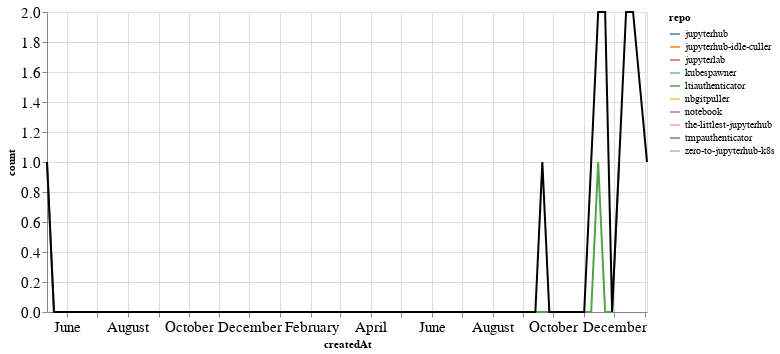

Notebook code cell kept with this figure:
### Markdown cell above
### PRs

### Code cell
prs_time = prs.groupby('repo').resample('W', on='createdAt').count()['author'].reset_index()
prs_time = prs_time.rename(columns={'author': 'count'})
prs_time_total = prs_time.groupby('createdAt').agg({"count": "sum"}).reset_index()

ch1 = alt.Chart(prs_time, width=600).mark_line().encode(
    x='createdAt',
    y='count',
    color='repo',
    tooltip="repo"
)

ch2 = alt.Chart(prs_time_total, width=600).mark_line(color="black").encode(
    x='createdAt',
    y='count',
)

ch1 + ch2

### Figure 1 — Vega-Lite specification as saved in the notebook (floating-point values rounded to 4 significant figures)
{"config": {"axisLeft": {"labelFontSize": 15}, "axisBottom": {"labelFontSize": 15}}, "layer": [{"data": {"name": "data-105542492e6cd812f9d038ef49827cc3"}, "mark": "line", "encoding": {"color": {"type": "nominal", "field": "repo"}, "tooltip": {"type": "nominal", "field": "repo"}, "x": {"type": "temporal", "field": "createdAt"}, "y": {"type": "quantitative", "field": "count"}}, "width": 600}, {"data": {"name": "data-6fc4886dbb0f122927dcd20757f71162"}, "mark": {"type": "line", "color": "black"}, "encoding": {"x": {"type": "temporal", "field": "createdAt"}, "y": {"type": "quantitative", "field": "count"}}, "width": 600}], "$schema": "https://vega.github.io/schema/vega-lite/v4.8.1.json", "datasets": {"data-105542492e6cd812f9d038ef49827cc3": [{"repo": "jupyterhub", "createdAt": "2020-09-20T00:00:00", "count": 1}, {"repo": "jupyterhub-idle-culler", "createdAt": "2020-11-15T00:00:00", "count": 1}, {"repo": "jupyterlab", "createdAt": "2020-11-22T00:00:00", "count": 1}, {"repo": "kubespawner", "createdAt": "2020-12-13T00:00:00", "count": 1}, {"repo": "ltiauthenticator", "createdAt": "2019-05-12T00:00:00", "count": 1}, {"repo": "ltiauthenticator", "createdAt": "2019-05-19T00:00:00", "count": 0}, {"repo": "ltiauthenticator", "createdAt": "2019-05-26T00:00:00", "count": 0}, {"repo": "ltiauthenticator", "createdAt": "2019-06-02T00:00:00", "count": 0}, {"repo": "ltiauthenticator", "createdAt": "2019-06-09T00:00:00", "count": 0}, {"repo": "ltiauthenticator", "createdAt": "2019-06-16T00:00:00", "count": 0}, {"repo": "ltiauthenticator", "createdAt": "2019-06-23T00:00:00", "count": 0}, {"repo": "ltiauthenticator", "createdAt": "2019-06-30T00:00:00", "count": 0}, {"repo": "ltiauthenticator", "createdAt": "2019-07-07T00:00:00", "count": 0}, {"repo": "ltiauthenticator", "createdAt": "2019-07-14T00:00:00", "count": 0}, {"repo": "ltiauthenticator", "createdAt": "2019-07-21T00:00:00", "count": 0}, {"repo": "ltiauthenticator", "createdAt": "2019-07-28T00:00:00", "count": 0}, {"repo": "ltiauthenticator", "createdAt": "2019-08-04T00:00:00", "count": 0}, {"repo": "ltiauthenticator", "createdAt": "2019-08-11T00:00:00", "count": 0}, {"repo": "ltiauthenticator", "createdAt": "2019-08-18T00:00:00", "count": 0}, {"repo": "ltiauthenticator", "createdAt": "2019-08-25T00:00:00", "count": 0}, {"repo": "ltiauthenticator", "createdAt": "2019-09-01T00:00:00", "count": 0}, {"repo": "ltiauthenticator", "createdAt": "2019-09-08T00:00:00", "count": 0}, {"repo": "ltiauthenticator", "createdAt": "2019-09-15T00:00:00", "count": 0}, {"repo": "ltiauthenticator", "createdAt": "2019-09-22T00:00:00", "count": 0}, {"repo": "ltiauthenticator", "createdAt": "2019-09-29T00:00:00", "count": 0}, {"repo": "ltiauthenticator", "createdAt": "2019-10-06T00:00:00", "count": 0}, {"repo": "ltiauthenticator", "createdAt": "2019-10-13T00:00:00", "count": 0}, {"repo": "ltiauthenticator", "createdAt": "2019-10-20T00:00:00", "count": 0}, {"repo": "ltiauthenticator", "createdAt": "2019-10-27T00:00:00", "count": 0}, {"repo": "ltiauthenticator", "createdAt": "2019-11-03T00:00:00", "count": 0}, {"repo": "ltiauthenticator", "createdAt": "2019-11-10T00:00:00", "count": 0}, {"repo": "ltiauthenticator", "createdAt": "2019-11-17T00:00:00", "count": 0}, {"repo": "ltiauthenticator", "createdAt": "2019-11-24T00:00:00", "count": 0}, {"repo": "ltiauthenticator", "createdAt": "2019-12-01T00:00:00", "count": 0}, {"repo": "ltiauthenticator", "createdAt": "2019-12-08T00:00:00", "count": 0}, {"repo": "ltiauthenticator", "createdAt": "2019-12-15T00:00:00", "count": 0}, {"repo": "ltiauthenticator", "createdAt": "2019-12-22T00:00:00", "count": 0}, {"repo": "ltiauthenticator", "createdAt": "2019-12-29T00:00:00", "count": 0}, {"repo": "ltiauthenticator", "createdAt": "2020-01-05T00:00:00", "count": 0}, {"repo": "ltiauthenticator", "createdAt": "2020-01-12T00:00:00", "count": 0}, {"repo": "ltiauthenticator", "createdAt": "2020-01-19T00:00:00", "count": 0}, {"repo": "ltiauthenticator", "createdAt": "2020-01-26T00:00:00", "count": 0}, {"repo": "ltiauthenticator", "createdAt": "2020-02-02T00:00:00", "count": 0}, {"repo": "ltiauthenticator", "createdAt": "2020-02-09T00:00:00", "count": 0}, {"repo": "ltiauthenticator", "createdAt": "2020-02-16T00:00:00", "count": 0}, {"repo": "ltiauthenticator", "createdAt": "2020-02-23T00:00:00", "count": 0}, {"repo": "ltiauthenticator", "createdAt": "2020-03-01T00:00:00", "count": 0}, {"repo": "ltiauthenticator", "createdAt": "2020-03-08T00:00:00", "count": 0}, {"repo": "ltiauthenticator", "createdAt": "2020-03-15T00:00:00", "count": 0}, {"repo": "ltiauthenticator", "createdAt": "2020-03-22T00:00:00", "count": 0}, {"repo": "ltiauthenticator", "createdAt": "2020-03-29T00:00:00", "count": 0}, {"repo": "ltiauthenticator", "createdAt": "2020-04-05T00:00:00", "count": 0}, {"repo": "ltiauthenticator", "createdAt": "2020-04-12T00:00:00", "count": 0}, {"repo": "ltiauthenticator", "createdAt": "2020-04-19T00:00:00", "count": 0}, {"repo": "ltiauthenticator", "createdAt": "2020-04-26T00:00:00", "count": 0}, {"repo": "ltiauthenticator", "createdAt": "2020-05-03T00:00:00", "count": 0}, {"repo": "ltiauthenticator", "createdAt": "2020-05-10T00:00:00", "count": 0}, {"repo": "ltiauthenticator", "createdAt": "2020-05-17T00:00:00", "count": 0}, {"repo": "ltiauthenticator", "createdAt": "2020-05-24T00:00:00", "count": 0}, {"repo": "ltiauthenticator", "createdAt": "2020-05-31T00:00:00", "count": 0}, {"repo": "ltiauthenticator", "createdAt": "2020-06-07T00:00:00", "count": 0}, {"repo": "ltiauthenticator", "createdAt": "2020-06-14T00:00:00", "count": 0}, {"repo": "ltiauthenticator", "createdAt": "2020-06-21T00:00:00", "count": 0}, {"repo": "ltiauthenticator", "createdAt": "2020-06-28T00:00:00", "count": 0}, {"repo": "ltiauthenticator", "createdAt": "2020-07-05T00:00:00", "count": 0}, {"repo": "ltiauthenticator", "createdAt": "2020-07-12T00:00:00", "count": 0}, {"repo": "ltiauthenticator", "createdAt": "2020-07-19T00:00:00", "count": 0}, {"repo": "ltiauthenticator", "createdAt": "2020-07-26T00:00:00", "count": 0}, {"repo": "ltiauthenticator", "createdAt": "2020-08-02T00:00:00", "count": 0}, {"repo": "ltiauthenticator", "createdAt": "2020-08-09T00:00:00", "count": 0}, {"repo": "ltiauthenticator", "createdAt": "2020-08-16T00:00:00", "count": 0}, {"repo": "ltiauthenticator", "createdAt": "2020-08-23T00:00:00", "count": 0}, {"repo": "ltiauthenticator", "createdAt": "2020-08-30T00:00:00", "count": 0}, {"repo": "ltiauthenticator", "createdAt": "2020-09-06T00:00:00", "count": 0}, {"repo": "ltiauthenticator", "createdAt": "2020-09-13T00:00:00", "count": 0}, {"repo": "ltiauthenticator", "createdAt": "2020-09-20T00:00:00", "count": 0}, {"repo": "ltiauthenticator", "createdAt": "2020-09-27T00:00:00", "count": 0}, {"repo": "ltiauthenticator", "createdAt": "2020-10-04T00:00:00", "count": 0}, {"repo": "ltiauthenticator", "createdAt": "2020-10-11T00:00:00", "count": 0}, {"repo": "ltiauthenticator", "createdAt": "2020-10-18T00:00:00", "count": 0}, {"repo": "ltiauthenticator", "createdAt": "2020-10-25T00:00:00", "count": 0}, {"repo": "ltiauthenticator", "createdAt": "2020-11-01T00:00:00", "count": 0}, {"repo": "ltiauthenticator", "createdAt": "2020-11-08T00:00:00", "count": 0}, {"repo": "ltiauthenticator", "createdAt": "2020-11-15T00:00:00", "count": 1}, {"repo": "ltiauthenticator", "createdAt": "2020-11-22T00:00:00", "count": 0}, {"repo": "ltiauthenticator", "createdAt": "2020-11-29T00:00:00", "count": 0}, {"repo": "ltiauthenticator", "createdAt": "2020-12-06T00:00:00", "count": 1}, {"repo": "nbgitpuller", "createdAt": "2020-12-20T00:00:00", "count": 2}, {"repo": "notebook", "createdAt": "2020-11-22T00:00:00", "count": 1}, {"repo": "the-littlest-jupyterhub", "createdAt": "2021-01-03T00:00:00", "count": 1}, {"repo": "tmpauthenticator", "createdAt": "2020-12-13T00:00:00", "count": 1}, {"repo": "zero-to-jupyterhub-k8s", "createdAt": "2020-11-08T00:00:00", "count": 1}], "data-6fc4886dbb0f122927dcd20757f71162": [{"createdAt": "2019-05-12T00:00:00", "count": 1}, {"createdAt": "2019-05-19T00:00:00", "count": 0}, {"createdAt": "2019-05-26T00:00:00", "count": 0}, {"createdAt": "2019-06-02T00:00:00", "count": 0}, {"createdAt": "2019-06-09T00:00:00", "count": 0}, {"createdAt": "2019-06-16T00:00:00", "count": 0}, {"createdAt": "2019-06-23T00:00:00", "count": 0}, {"createdAt": "2019-06-30T00:00:00", "count": 0}, {"createdAt": "2019-07-07T00:00:00", "count": 0}, {"createdAt": "2019-07-14T00:00:00", "count": 0}, {"createdAt": "2019-07-21T00:00:00", "count": 0}, {"createdAt": "2019-07-28T00:00:00", "count": 0}, {"createdAt": "2019-08-04T00:00:00", "count": 0}, {"createdAt": "2019-08-11T00:00:00", "count": 0}, {"createdAt": "2019-08-18T00:00:00", "count": 0}, {"createdAt": "2019-08-25T00:00:00", "count": 0}, {"createdAt": "2019-09-01T00:00:00", "count": 0}, {"createdAt": "2019-09-08T00:00:00", "count": 0}, {"createdAt": "2019-09-15T00:00:00", "count": 0}, {"createdAt": "2019-09-22T00:00:00", "count": 0}, {"createdAt": "2019-09-29T00:00:00", "count": 0}, {"createdAt": "2019-10-06T00:00:00", "count": 0}, {"createdAt": "2019-10-13T00:00:00", "count": 0}, {"createdAt": "2019-10-20T00:00:00", "count": 0}, {"createdAt": "2019-10-27T00:00:00", "count": 0}, {"createdAt": "2019-11-03T00:00:00", "count": 0}, {"createdAt": "2019-11-10T00:00:00", "count": 0}, {"createdAt": "2019-11-17T00:00:00", "count": 0}, {"createdAt": "2019-11-24T00:00:00", "count": 0}, {"createdAt": "2019-12-01T00:00:00", "count": 0}, {"createdAt": "2019-12-08T00:00:00", "count": 0}, {"createdAt": "2019-12-15T00:00:00", "count": 0}, {"createdAt": "2019-12-22T00:00:00", "count": 0}, {"createdAt": "2019-12-29T00:00:00", "count": 0}, {"createdAt": "2020-01-05T00:00:00", "count": 0}, {"createdAt": "2020-01-12T00:00:00", "count": 0}, {"createdAt": "2020-01-19T00:00:00", "count": 0}, {"createdAt": "2020-01-26T00:00:00", "count": 0}, {"createdAt": "2020-02-02T00:00:00", "count": 0}, {"createdAt": "2020-02-09T00:00:00", "count": 0}, {"createdAt": "2020-02-16T00:00:00", "count": 0}, {"createdAt": "2020-02-23T00:00:00", "count": 0}, {"createdAt": "2020-03-01T00:00:00", "count": 0}, {"createdAt": "2020-03-08T00:00:00", "count": 0}, {"createdAt": "2020-03-15T00:00:00", "count": 0}, {"createdAt": "2020-03-22T00:00:00", "count": 0}, {"createdAt": "2020-03-29T00:00:00", "count": 0}, {"createdAt": "2020-04-05T00:00:00", "count": 0}, {"createdAt": "2020-04-12T00:00:00", "count": 0}, {"createdAt": "2020-04-19T00:00:00", "count": 0}, {"createdAt": "2020-04-26T00:00:00", "count": 0}, {"createdAt": "2020-05-03T00:00:00", "count": 0}, {"createdAt": "2020-05-10T00:00:00", "count": 0}, {"createdAt": "2020-05-17T00:00:00", "count": 0}, {"createdAt": "2020-05-24T00:00:00", "count": 0}, {"createdAt": "2020-05-31T00:00:00", "count": 0}, {"createdAt": "2020-06-07T00:00:00", "count": 0}, {"createdAt": "2020-06-14T00:00:00", "count": 0}, {"createdAt": "2020-06-21T00:00:00", "count": 0}, {"createdAt": "2020-06-28T00:00:00", "count": 0}, {"createdAt": "2020-07-05T00:00:00", "count": 0}, {"createdAt": "2020-07-12T00:00:00", "count": 0}, {"createdAt": "2020-07-19T00:00:00", "count": 0}, {"createdAt": "2020-07-26T00:00:00", "count": 0}, {"createdAt": "2020-08-02T00:00:00", "count": 0}, {"createdAt": "2020-08-09T00:00:00", "count": 0}, {"createdAt": "2020-08-16T00:00:00", "count": 0}, {"createdAt": "2020-08-23T00:00:00", "count": 0}, {"createdAt": "2020-08-30T00:00:00", "count": 0}, {"createdAt": "2020-09-06T00:00:00", "count": 0}, {"createdAt": "2020-09-13T00:00:00", "count": 0}, {"createdAt": "2020-09-20T00:00:00", "count": 1}, {"createdAt": "2020-09-27T00:00:00", "count": 0}, {"createdAt": "2020-10-04T00:00:00", "count": 0}, {"createdAt": "2020-10-11T00:00:00", "count": 0}, {"createdAt": "2020-10-18T00:00:00", "count": 0}, {"createdAt": "2020-10-25T00:00:00", "count": 0}, {"createdAt": "2020-11-01T00:00:00", "count": 0}, {"createdAt": "2020-11-08T00:00:00", "count": 1}, {"createdAt": "2020-11-15T00:00:00", "count": 2}, {"createdAt": "2020-11-22T00:00:00", "count": 2}, {"createdAt": "2020-11-29T00:00:00", "count": 0}, {"createdAt": "2020-12-06T00:00:00", "count": 1}, {"createdAt": "2020-12-13T00:00:00", "count": 2}, {"createdAt": "2020-12-20T00:00:00", "count": 2}, {"createdAt": "2021-01-03T00:00:00", "count": 1}]}}
